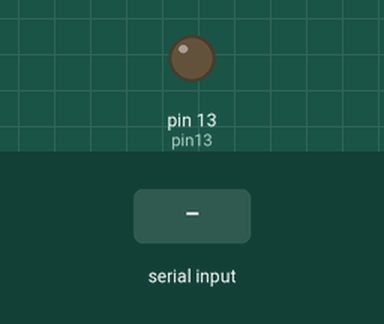
Recording of a sketch running on a simulated Arduino Uno, built with avr-gcc and run on an emulated ATmega328P. Parts: output pins drawn as LEDs (lit = HIGH). The test bench sets the inputs (shaded band).

Above: at 1.2 s.
1.3 s: "1" received over Serial
At 1.6 s:
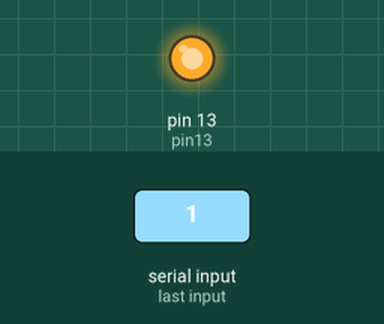
2.8 s: "0" received over Serial
At 3.9 s:
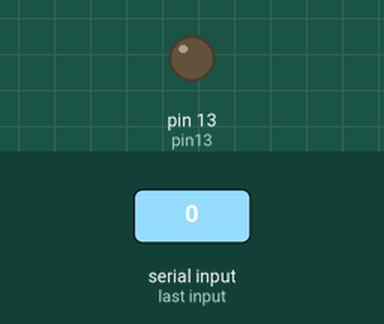
Timing chart, 0 to 5.8 s (numbered marks = the images above; inputs shaded):
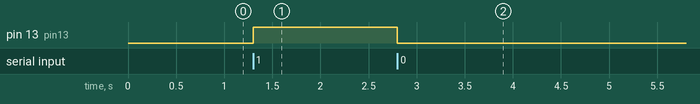

The sketch:

2-2-I_arduino_led_epics.ino
```cpp
const int pin13 = LED_BUILTIN;

       void setup() {
      pinMode(LED_BUILTIN, OUTPUT);

      Serial.begin(115200);
      //Serial.println("Enter Value (ON = 1 and OFF = 0):");
      //Serial.print("Input:");
      }

      void loop() {
      if (Serial.available() > 0) {
               char comdata = char(Serial.read());
            if (comdata == '1') {
               //Serial.println("LED is ON");
               digitalWrite(pin13, HIGH);
            }
            else if (comdata == '0') {
               //Serial.println("LED is OFF");
               digitalWrite (pin13, LOW);
            }
         }
      }
```

Measured:
- after the input at 1.3 s, pin 13 (pin13): LOW → HIGH at once
- after the input at 2.8 s, pin 13 (pin13): HIGH → LOW at once
